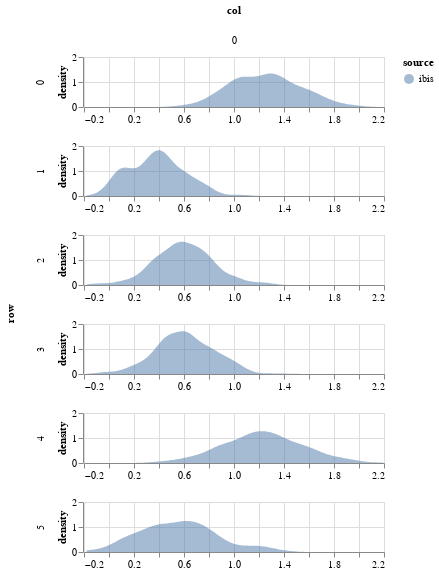

Here is the notebook cell this chart was saved with:
### Code cell
param = 'beta'
# df = get_post_df(ps[param].reshape(1000,1,6,1)) 
# df['source'] = 'hmc'
df2 = get_post_df(particles.particles[param])
df2['source'] = 'ibis'
plot_density(df2) 
# &\
# plot_correlations(ibis['jitter_corrs'][param], height = 150)

### Figure 1 — Vega-Lite specification as saved in the notebook (floating-point values rounded to 4 significant figures; data arrays with more than 128 entries replaced by an {"elided": "..."} marker saying what was removed)
{"config": {"view": {"continuousWidth": 400, "continuousHeight": 300}}, "data": {"name": "data-12f84d101e468810ef0b1d2774958ad7"}, "mark": {"type": "area", "opacity": 0.5}, "encoding": {"color": {"type": "nominal", "field": "source"}, "column": {"type": "quantitative", "field": "col"}, "row": {"type": "quantitative", "field": "row"}, "x": {"type": "quantitative", "field": "value", "title": null}, "y": {"type": "quantitative", "field": "density"}}, "height": 50, "resolve": {"scale": {"x": "independent"}}, "transform": [{"fold": ["value"]}, {"density": "value", "groupby": ["cn", "row", "col", "source"]}], "width": 300, "$schema": "https://vega.github.io/schema/vega-lite/v4.8.1.json", "datasets": {"data-12f84d101e468810ef0b1d2774958ad7": {"elided": "3000 records"}}}
